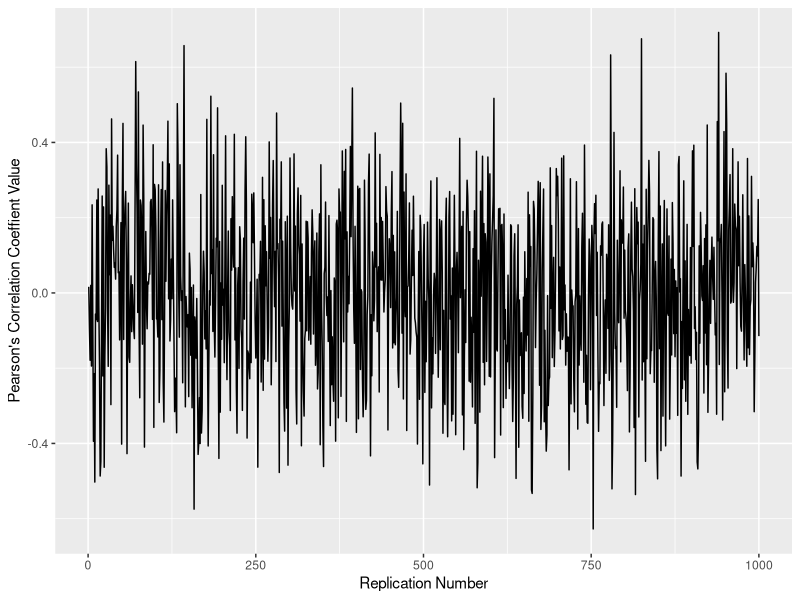
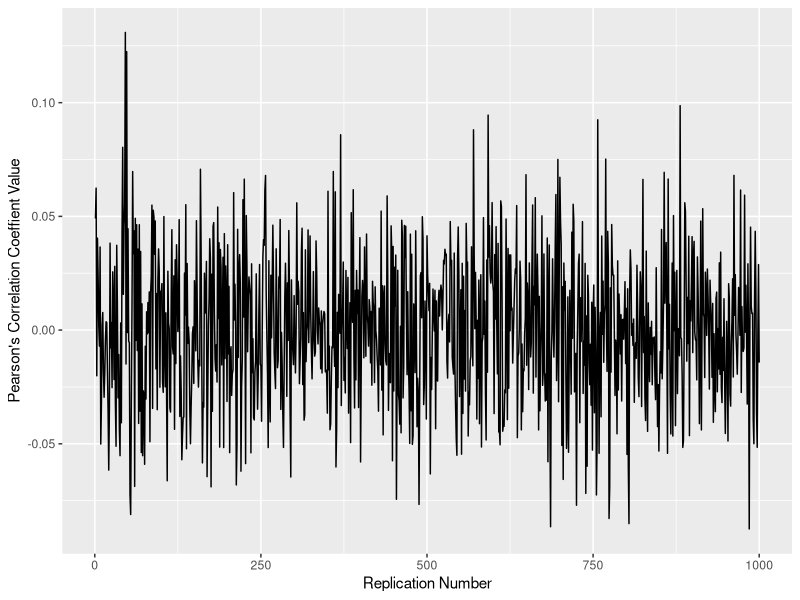

Write the R code that produced these figures, in order.
## ---- chunk 1
set.seed(123)
dist1 <- rnorm(20)
dist2 <- rnorm(20)
## ---- chunk 2
cor(dist1, dist2)
## ---- chunk 3
set.seed(9201989)
dista <- rnorm(20)

distb <- rnorm(20)

cor(dista, distb)
## ---- chunk 4
library(ggplot2)

totfunc <- function(reps, samples, cor.cutoff){
random <- function(samples){
  dist1 <- rnorm(samples, 0, 1)
  dist2 <- rnorm(samples, 0, 1)
distab <- as.data.frame(cbind(dist1, dist2))
x1 <- cor(dist1, dist2)}


test1 <-replicate(reps, random(samples))

test2 <- as.data.frame(cbind(test1, c(1:reps)))

corpl <- ggplot(data = test2, aes(x=V2, y = test1)) + geom_line() + xlab("Replication Number") + ylab("Pearson's Correlation Coeffient Value")
x2 <- sum(test2$test1 >= cor.cutoff)

corpl
plotsr <- list(x2, corpl, test2)
return(plotsr)
} 

## ---- chunk 5
set.seed(23)
testtot <- totfunc(1000, 20, abs(.6))
## ---- chunk 6
testtot[[2]]
## ---- chunk 7
testtot[[1]]
## ---- chunk 8
test2 <- totfunc(1000, 1000, abs(.6))

test2[[1]]
test2[[2]]
